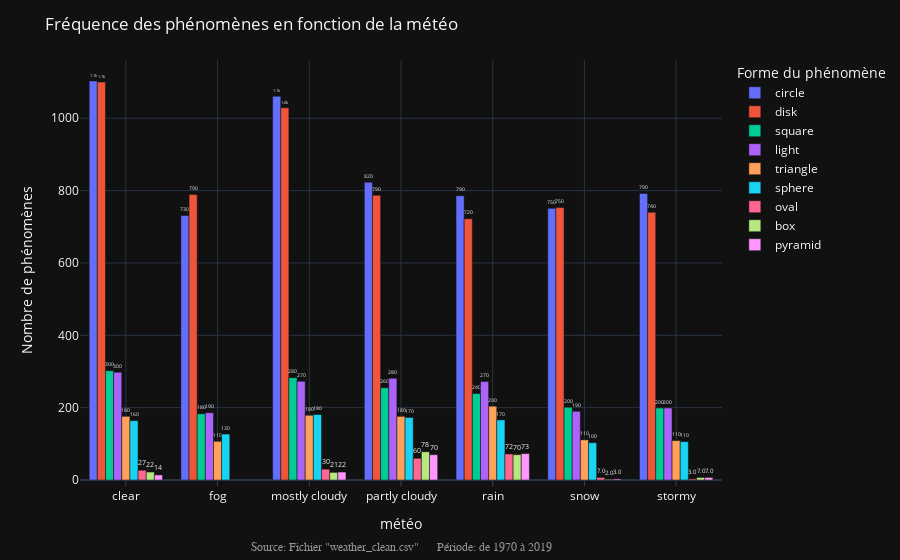

The code cell stored with this chart in its notebook:
### Code cell
# Graph
fig = px.bar(df_weater_gp,
             y='count_ufo',
             x='weather',
             text='count_ufo',
             labels={'count_ufo': 'Nombre de phénomènes',
                     'weather': 'météo',
                     'UFO_shape': 'Forme du phénomène'},
             color='UFO_shape',
             barmode='group',
             template=TEMPLATE)

# Text
fig.update_traces(texttemplate='%{text:.2s}',
                  textfont_size=14,                  
                  textposition='outside'
                  )
fig.update_layout(title='Fréquence des phénomènes en fonction de la météo',
                  showlegend=True)

# Axes
fig.update_xaxes(showgrid=True, ticks="outside")

# Annotations
annotations = []

# Source
annotations.append(dict(xref='paper', yref='paper', x=0.5, y=-0.14,
                        xanchor='center', yanchor='top',
                        text='Source: Fichier "weather_clean.csv"   ' +
                        '   Période: de 1970 à 2019',
                        font=dict(family='Arial',
                                  size=12,
                                  color='rgb(150,150,150)'),
                        showarrow=False))

fig.update_layout(annotations=annotations)

fig.show()

### Figure 1 — Plotly figure (JSON) as saved in the notebook; plotly's stock layout.template omitted (floating-point values rounded to 4 significant figures)
{"data": [{"alignmentgroup": "True", "hovertemplate": "Forme du phénomène=circle<br>météo=%{x}<br>Nombre de phénomènes=%{text}<extra></extra>", "legendgroup": "circle", "marker": {"color": "#636efa"}, "name": "circle", "offsetgroup": "circle", "orientation": "v", "showlegend": true, "text": [1103, 731, 1061, 823, 786, 751, 792], "textfont": {"size": 14}, "textposition": "outside", "texttemplate": "%{text:.2s}", "type": "bar", "x": ["clear", "fog", "mostly cloudy", "partly cloudy", "rain", "snow", "stormy"], "xaxis": "x", "y": [1103, 731, 1061, 823, 786, 751, 792], "yaxis": "y"}, {"alignmentgroup": "True", "hovertemplate": "Forme du phénomène=disk<br>météo=%{x}<br>Nombre de phénomènes=%{text}<extra></extra>", "legendgroup": "disk", "marker": {"color": "#EF553B"}, "name": "disk", "offsetgroup": "disk", "orientation": "v", "showlegend": true, "text": [1100, 789, 1029, 787, 722, 753, 740], "textfont": {"size": 14}, "textposition": "outside", "texttemplate": "%{text:.2s}", "type": "bar", "x": ["clear", "fog", "mostly cloudy", "partly cloudy", "rain", "snow", "stormy"], "xaxis": "x", "y": [1100, 789, 1029, 787, 722, 753, 740], "yaxis": "y"}, {"alignmentgroup": "True", "hovertemplate": "Forme du phénomène=square<br>météo=%{x}<br>Nombre de phénomènes=%{text}<extra></extra>", "legendgroup": "square", "marker": {"color": "#00cc96"}, "name": "square", "offsetgroup": "square", "orientation": "v", "showlegend": true, "text": [302, 183, 283, 255, 239, 201, 199], "textfont": {"size": 14}, "textposition": "outside", "texttemplate": "%{text:.2s}", "type": "bar", "x": ["clear", "fog", "mostly cloudy", "partly cloudy", "rain", "snow", "stormy"], "xaxis": "x", "y": [302, 183, 283, 255, 239, 201, 199], "yaxis": "y"}, {"alignmentgroup": "True", "hovertemplate": "Forme du phénomène=light<br>météo=%{x}<br>Nombre de phénomènes=%{text}<extra></extra>", "legendgroup": "light", "marker": {"color": "#ab63fa"}, "name": "light", "offsetgroup": "light", "orientation": "v", "showlegend": true, "text": [298, 186, 273, 281, 272, 190, 199], "textfont": {"size": 14}, "textposition": "outside", "texttemplate": "%{text:.2s}", "type": "bar", "x": ["clear", "fog", "mostly cloudy", "partly cloudy", "rain", "snow", "stormy"], "xaxis": "x", "y": [298, 186, 273, 281, 272, 190, 199], "yaxis": "y"}, {"alignmentgroup": "True", "hovertemplate": "Forme du phénomène=triangle<br>météo=%{x}<br>Nombre de phénomènes=%{text}<extra></extra>", "legendgroup": "triangle", "marker": {"color": "#FFA15A"}, "name": "triangle", "offsetgroup": "triangle", "orientation": "v", "showlegend": true, "text": [176, 107, 179, 176, 204, 111, 109], "textfont": {"size": 14}, "textposition": "outside", "texttemplate": "%{text:.2s}", "type": "bar", "x": ["clear", "fog", "mostly cloudy", "partly cloudy", "rain", "snow", "stormy"], "xaxis": "x", "y": [176, 107, 179, 176, 204, 111, 109], "yaxis": "y"}, {"alignmentgroup": "True", "hovertemplate": "Forme du phénomène=sphere<br>météo=%{x}<br>Nombre de phénomènes=%{text}<extra></extra>", "legendgroup": "sphere", "marker": {"color": "#19d3f3"}, "name": "sphere", "offsetgroup": "sphere", "orientation": "v", "showlegend": true, "text": [164, 127, 181, 173, 166, 103, 106], "textfont": {"size": 14}, "textposition": "outside", "texttemplate": "%{text:.2s}", "type": "bar", "x": ["clear", "fog", "mostly cloudy", "partly cloudy", "rain", "snow", "stormy"], "xaxis": "x", "y": [164, 127, 181, 173, 166, 103, 106], "yaxis": "y"}, {"alignmentgroup": "True", "hovertemplate": "Forme du phénomène=oval<br>météo=%{x}<br>Nombre de phénomènes=%{text}<extra></extra>", "legendgroup": "oval", "marker": {"color": "#FF6692"}, "name": "oval", "offsetgroup": "oval", "orientation": "v", "showlegend": true, "text": [27, 30, 60, 72, 7, 3], "textfont": {"size": 14}, "textposition": "outside", "texttemplate": "%{text:.2s}", "type": "bar", "x": ["clear", "mostly cloudy", "partly cloudy", "rain", "snow", "stormy"], "xaxis": "x", "y": [27, 30, 60, 72, 7, 3], "yaxis": "y"}, {"alignmentgroup": "True", "hovertemplate": "Forme du phénomène=box<br>météo=%{x}<br>Nombre de phénomènes=%{text}<extra></extra>", "legendgroup": "box", "marker": {"color": "#B6E880"}, "name": "box", "offsetgroup": "box", "orientation": "v", "showlegend": true, "text": [22, 21, 78, 70, 2, 7], "textfont": {"size": 14}, "textposition": "outside", "texttemplate": "%{text:.2s}", "type": "bar", "x": ["clear", "mostly cloudy", "partly cloudy", "rain", "snow", "stormy"], "xaxis": "x", "y": [22, 21, 78, 70, 2, 7], "yaxis": "y"}, {"alignmentgroup": "True", "hovertemplate": "Forme du phénomène=pyramid<br>météo=%{x}<br>Nombre de phénomènes=%{text}<extra></extra>", "legendgroup": "pyramid", "marker": {"color": "#FF97FF"}, "name": "pyramid", "offsetgroup": "pyramid", "orientation": "v", "showlegend": true, "text": [14, 22, 70, 73, 3, 7], "textfont": {"size": 14}, "textposition": "outside", "texttemplate": "%{text:.2s}", "type": "bar", "x": ["clear", "mostly cloudy", "partly cloudy", "rain", "snow", "stormy"], "xaxis": "x", "y": [14, 22, 70, 73, 3, 7], "yaxis": "y"}], "layout": {"annotations": [{"font": {"color": "rgb(150,150,150)", "family": "Arial", "size": 12}, "showarrow": false, "text": "Source: Fichier \"weather_clean.csv\"      Période: de 1970 à 2019", "x": 0.5, "xanchor": "center", "xref": "paper", "y": -0.14, "yanchor": "top", "yref": "paper"}], "barmode": "group", "legend": {"title": {"text": "Forme du phénomène"}, "tracegroupgap": 0}, "margin": {"t": 60}, "showlegend": true, "title": {"text": "Fréquence des phénomènes en fonction de la météo"}, "xaxis": {"anchor": "y", "domain": [0, 1], "showgrid": true, "ticks": "outside", "title": {"text": "météo"}}, "yaxis": {"anchor": "x", "domain": [0, 1], "title": {"text": "Nombre de phénomènes"}}}}
